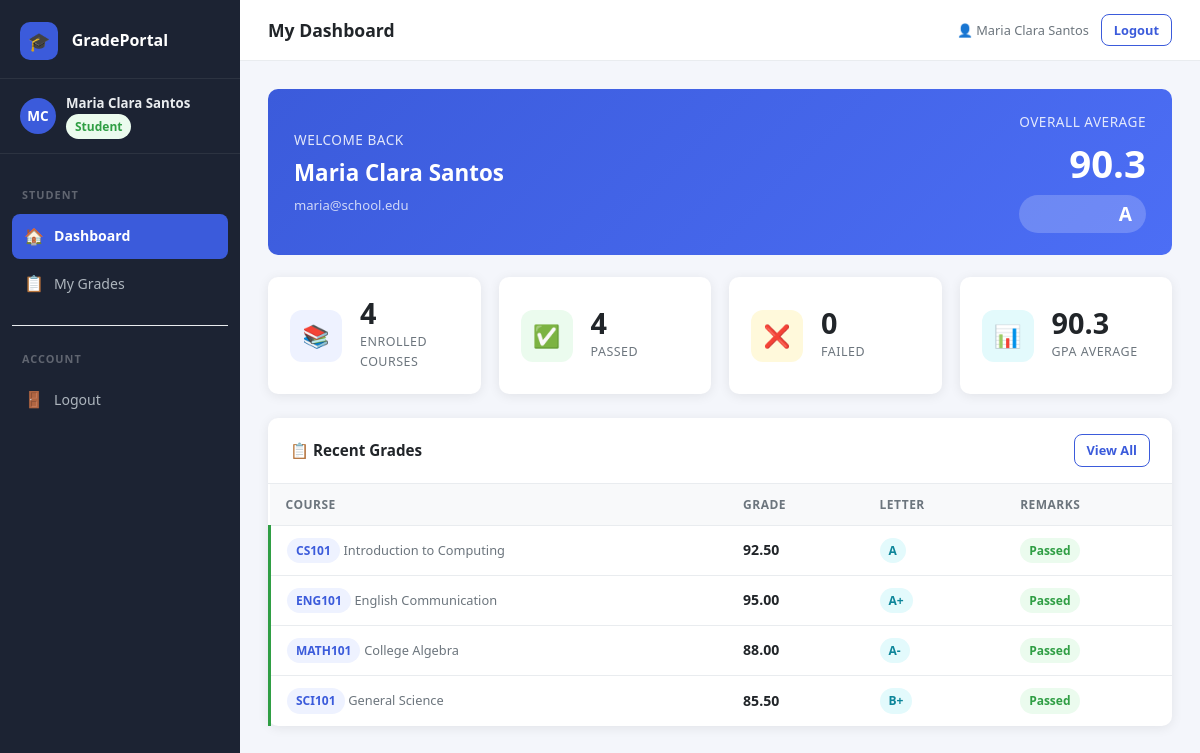
/views/student/dashboard.php (signed in), run on the app's committed database.
### tables this page shows
CREATE TABLE IF NOT EXISTS grades (
    id         INT AUTO_INCREMENT PRIMARY KEY,
    student_id INT NOT NULL,
    course_id  INT NOT NULL,
    grade      DECIMAL(5,2) NOT NULL,
    created_at TIMESTAMP DEFAULT CURRENT_TIMESTAMP,
    updated_at TIMESTAMP DEFAULT CURRENT_TIMESTAMP ON UPDATE CURRENT_TIMESTAMP,
    FOREIGN KEY (student_id) REFERENCES students(id) ON DELETE CASCADE,
    FOREIGN KEY (course_id)  REFERENCES courses(id)  ON DELETE CASCADE,
    UNIQUE KEY unique_grade (student_id, course_id)
);

CREATE TABLE IF NOT EXISTS courses (
    id          INT AUTO_INCREMENT PRIMARY KEY,
    course_id   VARCHAR(20) UNIQUE NOT NULL,
    course_name VARCHAR(150) NOT NULL,
    units       TINYINT DEFAULT 3,
    created_at  TIMESTAMP DEFAULT CURRENT_TIMESTAMP
);

### config/app.php (called while the page is built, shortened)
<?php
function e(string $val): string { return htmlspecialchars($val, ENT_QUOTES, 'UTF-8'); }
function letterGrade(float $g): string {
    if ($g >= 95) return 'A+'; if ($g >= 90) return 'A';  if ($g >= 87) return 'A-';
    if ($g >= 83) return 'B+'; if ($g >= 80) return 'B';  if ($g >= 77) return 'B-';
    return 'F';
}
function remarks(float $g): string { return $g >= 60 ? 'Passed' : 'Failed'; }

### models/Grade.php (called while the page is built, shortened)
<?php
require_once BASE_PATH . '/config/database.php';
class Grade {
    private PDO $db;
    public function __construct() {
        $this->db = getDB();
    }
    public function getByStudentId(int $studentId): array {
        $stmt = $this->db->prepare(
            "SELECT g.id, g.grade, c.course_id, c.course_name, c.units
             FROM grades g
             JOIN courses c ON g.course_id = c.id
             WHERE g.student_id = ?
             ORDER BY c.course_id"
        );
        $stmt->execute([$studentId]);
        return $stmt->fetchAll();
    }
    public function getStudentRecordId(int $userId): int|false {
        $stmt = $this->db->prepare("SELECT id FROM students WHERE user_id = ?");
        $stmt->execute([$userId]);
        return $stmt->fetchColumn();
    }
    public function getAverage(int $studentId): float {
        $stmt = $this->db->prepare(
            "SELECT AVG(grade) FROM grades WHERE student_id = ?"
        );
        $stmt->execute([$studentId]);
        return (float) $stmt->fetchColumn();
    }
}

### config/database.php (called while the page is built, shortened)
<?php
function getDB(): PDO {
    static $pdo = null;
    if ($pdo === null) {
        $dsn = "mysql:host=" . DB_HOST . ";dbname=" . DB_NAME . ";charset=" . DB_CHARSET;
        try {
            $pdo = new PDO($dsn, DB_USER, DB_PASS, [
                PDO::ATTR_ERRMODE            => PDO::ERRMODE_EXCEPTION,
                PDO::ATTR_DEFAULT_FETCH_MODE => PDO::FETCH_ASSOC,
                PDO::ATTR_EMULATE_PREPARES   => false,
            ]);
        } catch (PDOException $e) {
            die('<div style="font-family:sans-serif;padding:20px;color:red;">
                  <h2>Database Connection Failed</h2>
                  <p>' . htmlspecialchars($e->getMessage()) . '</p>
                  <p>Please check your <code>config/database.php</code> settings.</p>
                 </div>');
        }
    }
    return $pdo;
}

### views/student/dashboard.php (the view, shortened to what this page needs)
<?php
require_once dirname(__DIR__, 2) . '/config/app.php';
require_once BASE_PATH . '/models/Grade.php';
$gradeModel = new Grade();
$studentId  = $gradeModel->getStudentRecordId($_SESSION['user_id']);
$grades     = $studentId ? $gradeModel->getByStudentId($studentId) : [];
$average    = $studentId ? $gradeModel->getAverage($studentId)     : 0;
$letter     = $average > 0 ? letterGrade($average) : '—';
$passed     = array_filter($grades, fn($g) => (float)$g['grade'] >= 60);
$failed     = array_filter($grades, fn($g) => (float)$g['grade'] <  60);
$pageTitle = 'My Dashboard';
$activeNav = 'dashboard';
include BASE_PATH . '/views/layouts/header.php';
?>
<div class="avg-banner">
    <div>
        <div class="avg-label">Welcome back</div>
        <div style="font-size:1.4rem;font-weight:700;margin-top:4px"><?= e($_SESSION['name']) ?></div>
        <div style="opacity:0.75;font-size:0.82rem;margin-top:4px"><?= e($_SESSION['email']) ?></div>
    </div>
    <div style="text-align:right">
        <div class="avg-label">Overall Average</div>
        <div class="avg-value"><?= $average > 0 ? number_format($average, 1) : '—' ?></div>
        <div class="avg-letter"><?= $letter ?></div>
    </div>
</div>
<div class="stat-grid">
    <div class="stat-card">
        <div class="stat-icon blue">📚</div>
        <div>
            <div class="stat-value"><?= count($grades) ?></div>
            <div class="stat-label">Enrolled Courses</div>
        </div>
    </div>
    <div class="stat-card">
        <div class="stat-icon green">✅</div>
        <div>
            <div class="stat-value"><?= count($passed) ?></div>
            <div class="stat-label">Passed</div>
        </div>
    </div>
    <div class="stat-card">
        <div class="stat-icon orange">❌</div>
        <div>
            <div class="stat-value"><?= count($failed) ?></div>
            <div class="stat-label">Failed</div>
        </div>
    </div>
    <div class="stat-card">
        <div class="stat-icon teal">📊</div>
        <div>
            <div class="stat-value"><?= $average > 0 ? number_format($average, 1) : '—' ?></div>
            <div class="stat-label">GPA Average</div>
        </div>
    </div>
</div>
<div class="card">
    <div class="card-header">
        <h2>📋 Recent Grades</h2>
        <a href="grades.php" class="btn btn-sm btn-outline">View All</a>
    </div>
    <div class="card-body no-pad">
        <?php if (empty($grades)): ?>
            <div class="empty-state">
                <div class="empty-icon">📋</div>
                <p>No grades recorded yet. Check back soon!</p>
            </div>
        <?php else: ?>
        <div class="table-wrap">
            <table>
                <thead>
                    <tr><th>Course</th><th>Grade</th><th>Letter</th><th>Remarks</th></tr>
                </thead>
                <tbody>
                    <?php foreach (array_slice($grades, 0, 5) as $g):
                        $pass = (float)$g['grade'] >= 60;
                    ?>
                    <tr class="<?= $pass ? 'grade-row-pass' : 'grade-row-fail' ?>">
                        <td>
                            <span class="badge badge-grade"><?= e($g['course_id']) ?></span>
                            <span class="small text-muted"> <?= e($g['course_name']) ?></span>
                        </td>
                        <td class="fw-bold"><?= number_format((float)$g['grade'], 2) ?></td>
                        <td><span class="badge badge-info"><?= letterGrade((float)$g['grade']) ?></span></td>
                        <td><span class="badge <?= $pass ? 'badge-pass' : 'badge-fail' ?>"><?= remarks((float)$g['grade']) ?></span></td>
                    </tr>
                    <?php endforeach; ?>
                </tbody>
            </table>
        </div>
        <?php endif; ?>
    </div>
</div>
<?php include BASE_PATH . '/views/layouts/footer.php'; ?>

### views/layouts/header.php (shortened to what this page needs)
<?php
$role     = $_SESSION['role']  ?? '';
$name     = $_SESSION['name']  ?? 'User';
$initials = strtoupper(implode('', array_map(
    fn($w) => $w[0],
    array_slice(explode(' ', trim($name)), 0, 2)
)));
?>
<!DOCTYPE html>
<html lang="en">
<head>
    <link rel="stylesheet" href="<?= BASE_URL ?>/assets/css/style.css">
</head>
<body>
<div class="app-wrapper">
<aside class="sidebar" id="sidebar">
    <div class="sidebar-brand">
        <span class="brand-icon">🎓</span>
        <span class="brand-name"><?= APP_NAME ?></span>
    </div>
    <div class="sidebar-user">
        <div class="avatar"><?= $initials ?></div>
        <div class="user-info">
            <div class="user-name" title="<?= e($name) ?>"><?= e($name) ?></div>
            <div class="user-role">
                <span class="badge <?= $role === 'instructor' ? 'badge-instructor' : 'badge-student' ?>">
                    <?= ucfirst($role) ?>
                </span>
            </div>
        </div>
    </div>
    <nav class="sidebar-nav">
        <?php if ($role === 'instructor'): ?>
        <div class="nav-section-title">Instructor</div>
        <a href="<?= BASE_URL ?>/views/instructor/dashboard.php"
           class="nav-item <?= ($activeNav ?? '') === 'dashboard' ? 'active' : '' ?>">
            <span class="nav-icon">📊</span> Dashboard
        </a>
        <a href="<?= BASE_URL ?>/views/instructor/students.php"
           class="nav-item <?= ($activeNav ?? '') === 'students' ? 'active' : '' ?>">
            <span class="nav-icon">👥</span> Students
        </a>
        <a href="<?= BASE_URL ?>/views/instructor/courses.php"
           class="nav-item <?= ($activeNav ?? '') === 'courses' ? 'active' : '' ?>">
            <span class="nav-icon">📚</span> Courses
        </a>
        <a href="<?= BASE_URL ?>/views/instructor/grades.php"
           class="nav-item <?= ($activeNav ?? '') === 'grades' ? 'active' : '' ?>">
            <span class="nav-icon">📝</span> Grades
        </a>
        <?php else: ?>
        <div class="nav-section-title">Student</div>
        <a href="<?= BASE_URL ?>/views/student/dashboard.php"
           class="nav-item <?= ($activeNav ?? '') === 'dashboard' ? 'active' : '' ?>">
            <span class="nav-icon">🏠</span> Dashboard
        </a>
        <a href="<?= BASE_URL ?>/views/student/grades.php"
           class="nav-item <?= ($activeNav ?? '') === 'grades' ? 'active' : '' ?>">
            <span class="nav-icon">📋</span> My Grades
        </a>
        <?php endif; ?>
        <div class="divider"></div>
        <div class="nav-section-title">Account</div>
        <a href="<?= BASE_URL ?>/index.php?action=logout" class="nav-item">
            <span class="nav-icon">🚪</span> Logout
        </a>
    </nav>
</aside>
<div class="main-content">
    <header class="topbar">
        <div class="flex-center gap-1">
            <span class="topbar-title"><?= e($pageTitle ?? 'Dashboard') ?></span>
        </div>
        <div class="topbar-right">
            <span class="text-muted small">👤 <?= e($name) ?></span>
            <a href="<?= BASE_URL ?>/index.php?action=logout" class="btn btn-sm btn-outline">Logout</a>
        </div>
    </header>
    <div class="page-body">

### views/layouts/footer.php (shortened to what this page needs)
    </div>
</div>
</div>
</body>
</html>

### data on the page
grades: course.course_id "CS101", course.course_name "Introduction to Computing", grade "92.50", grade "A", grade "Passed"
grades: course.course_id "ENG101", course.course_name "English Communication", grade "95.00", grade "A+", grade "Passed"
grades: course.course_id "MATH101", course.course_name "College Algebra", grade "88.00", grade "A-", grade "Passed"
grades: course.course_id "SCI101", course.course_name "General Science", grade "85.50", grade "B+", grade "Passed"

### other printed values
APP_NAME "GradePortal"
$initials "MC"
$name "Maria Clara Santos"
$role "Student"
$pageTitle "My Dashboard"
$_SESSION['name'] "Maria Clara Santos"
$_SESSION['email'] "maria@school.edu"
$average "90.3"
$letter "A"
count($grades) "4"
count($passed) "4"
count($failed) "0"
